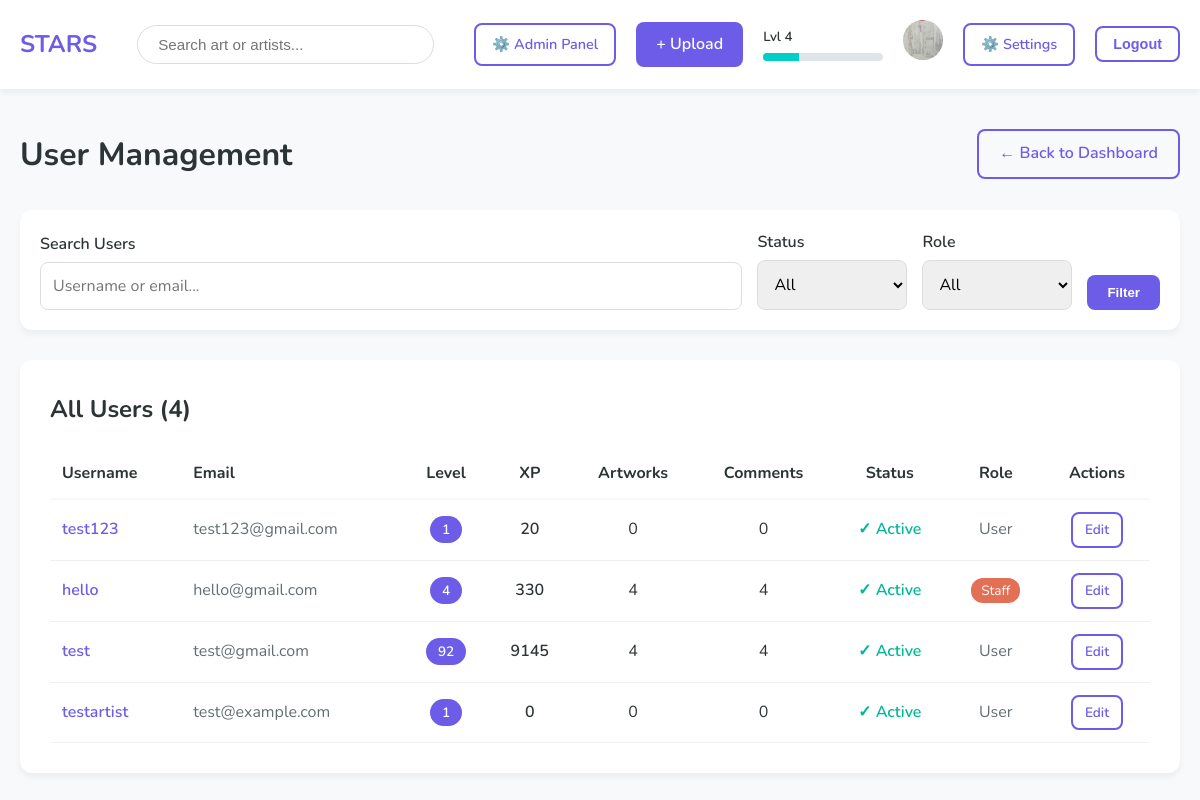
Page /admin-panel/users/ (signed in) on the earlier database version.
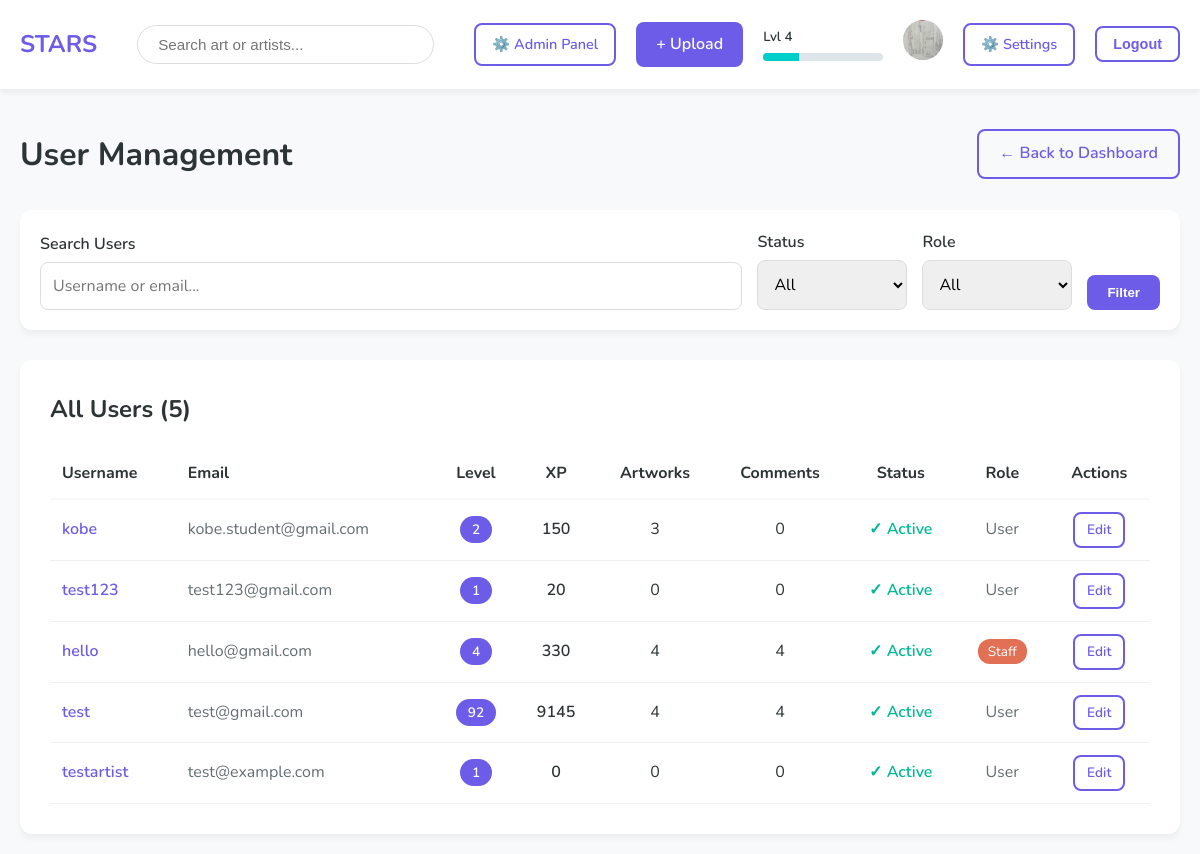
Same page on the later database version.
### users/models.py (models this page shows, shortened)
class CustomUser(AbstractUser):
    bio = models.TextField(blank=True, max_length=500)
    avatar = models.ImageField(upload_to='avatars/', blank=True, null=True)
    xp = models.IntegerField(default=0)
    level = models.IntegerField(default=1)

### core/admin_views.py (the view)
# urls.py: path('admin-panel/users/', admin_views.admin_users, name='admin_users'),
@staff_member_required
def admin_users(request):
    search_query = request.GET.get('q', '')
    status_filter = request.GET.get('status', 'all')
    role_filter = request.GET.get('role', 'all')
    users = CustomUser.objects.annotate(
        artwork_count=Count('artworks'),
        comment_count=Count('comments'),
        like_count=Count('like')  # Based on error message, the field is 'like'
    ).order_by('-date_joined')
    if search_query:
        users = users.filter(
            Q(username__icontains=search_query) |
            Q(email__icontains=search_query)
        )
    if status_filter == 'active':
        users = users.filter(is_active=True)
    elif status_filter == 'inactive':
        users = users.filter(is_active=False)
    if role_filter == 'staff':
        users = users.filter(is_staff=True)
    elif role_filter == 'regular':
        users = users.filter(is_staff=False)
    context = {
        'users': users,
        'search_query': search_query,
        'status_filter': status_filter,
        'role_filter': role_filter,
    }
    return render(request, 'core/admin_users.html', context)

### templates/core/admin_users.html (shortened to what the changed rows need)
{% extends 'base.html' %}
{% block content %}
<div style="max-width: 1400px; margin: 0 auto;">
    <div style="display: flex; justify-content: space-between; align-items: center; margin-bottom: 30px;">
        <h1>User Management</h1>
    </div>
    <div class="card" style="padding: 30px;">
        <h2 style="margin-bottom: 20px;">All Users ({{ users.count }})</h2>
        {% if users %}
        <div style="overflow-x: auto;">
            <table style="width: 100%; border-collapse: collapse;">
                <thead>
                    <tr style="border-bottom: 2px solid var(--bg-color);">
                        <th style="padding: 12px; text-align: left;">Username</th>
                        <th style="padding: 12px; text-align: left;">Email</th>
                        <th style="padding: 12px; text-align: center;">Level</th>
                        <th style="padding: 12px; text-align: center;">XP</th>
                        <th style="padding: 12px; text-align: center;">Artworks</th>
                        <th style="padding: 12px; text-align: center;">Comments</th>
                        <th style="padding: 12px; text-align: center;">Status</th>
                        <th style="padding: 12px; text-align: center;">Role</th>
                        <th style="padding: 12px; text-align: center;">Actions</th>
                    </tr>
                </thead>
                <tbody>
                    {% for user in users %}
                    <tr style="border-bottom: 1px solid #f0f0f0;">
                        <td style="padding: 12px;">
                            <a href="{% url 'profile' username=user.username %}" style="color: var(--primary); text-decoration: none; font-weight: 600;">
                                {{ user.username }}
                            </a>
                        </td>
                        <td style="padding: 12px; color: var(--text-light);">{{ user.email|default:"—" }}</td>
                        <td style="padding: 12px; text-align: center;">
                            <span class="level-badge" style="font-size: 0.85rem;">{{ user.level }}</span>
                        </td>
                        <td style="padding: 12px; text-align: center; font-weight: 600;">{{ user.xp }}</td>
                        <td style="padding: 12px; text-align: center;">{{ user.artwork_count }}</td>
                        <td style="padding: 12px; text-align: center;">{{ user.comment_count }}</td>
                        <td style="padding: 12px; text-align: center;">
                            {% if user.is_active %}
                                <span style="color: #00b894; font-weight: 600;">✓ Active</span>
                            {% else %}
                                <span style="color: #ff7675; font-weight: 600;">✗ Inactive</span>
                            {% endif %}
                        </td>
                        <td style="padding: 12px; text-align: center;">
                            {% if user.is_staff %}
                                <span style="background: #e17055; color: white; padding: 3px 10px; border-radius: 12px; font-size: 0.85rem;">Staff</span>
                            {% else %}
                                <span style="color: var(--text-light);">User</span>
                            {% endif %}
                        </td>
                        <td style="padding: 12px; text-align: center;">
                            <a href="{% url 'admin_user_edit' user_id=user.id %}" class="btn btn-outline" style="padding: 5px 12px; font-size: 0.85rem;">Edit</a>
                        </td>
                    </tr>
                    {% endfor %}
                </tbody>
            </table>
        </div>
        {% else %}
        <p style="text-align: center; color: var(--text-light); padding: 40px;">No users found.</p>
        {% endif %}
    </div>
</div>
{% endblock %}

### templates/base.html (shortened to what this page needs)
<!DOCTYPE html>
<html lang="en">
<head>
    <link rel="stylesheet" href="{% load static %}{% static 'css/styles.css' %}">
</head>
<body>
    {% load static %}
    <nav class="flex-between container" style="background: white; margin-bottom: 20px;">
        <div class="logo"><h2><a href="{% url 'landing' %}" style="text-decoration: none; color: var(--primary);">STARS</a></h2></div>
        <form action="{% url 'feed' %}" method="GET" class="search-form">
            <input type="text" name="q" placeholder="Search art or artists..." class="search-input" value="{{ search_query|default:'' }}">
        </form>
        <div class="user-menu flex-row">
            {% if user.is_authenticated %}
                {% if user.is_staff %}
                    <a href="{% url 'admin_dashboard' %}" class="btn btn-outline" style="padding: 8px 16px; font-size: 0.9rem;">⚙️ Admin Panel</a>
                {% endif %}
                <a href="{% url 'upload' %}" class="btn btn-primary">+ Upload</a>
                <div class="xp-display">
                    <small style="font-weight: 600;">Lvl {{ user.level }}</small>
                    <div class="xp-bar-container">
                        <div class="xp-bar-fill" id="navXpBar" data-xp="{{ user.xp }}" style="width: 0%;"></div>
                    </div>
                </div>
                <a href="{% url 'profile' username=user.username %}">
                    {% if user.avatar %}
                        <img src="{{ user.avatar.url }}" class="avatar" alt="{{ user.username }}">
                    {% else %}
                        <img src="{% static 'images/default-avatar.png' %}" class="avatar" alt="{{ user.username }}">
                    {% endif %}
                </a>
                <a href="{% url 'account_settings' %}" class="btn btn-outline" style="padding: 8px 16px; font-size: 0.9rem;">⚙️ Settings</a>
                <form action="{% url 'logout' %}" method="POST" style="margin: 0; display: inline;">
                    <button type="submit" class="btn btn-outline" style="padding: 8px 16px; font-size: 0.9rem; cursor: pointer;">Logout</button>
                </form>
            {% else %}
                <a href="{% url 'login' %}" class="btn btn-primary">Login</a>
                <a href="{% url 'register' %}" class="btn btn-outline">Sign Up</a>
            {% endif %}
        </div>
    </nav>
    <main class="container">
        {% block content %}{% endblock %}
    </main>
</body>
</html>

Differences in the rows shown:
added CustomUser: username "kobe", email "kobe.student@gmail.com", level "2", xp "150", artwork_count "3", comment_count "0", is_active "✓ Active", is_staff "User"
Other differences:
{{ users.count }}: "4" → "5"
